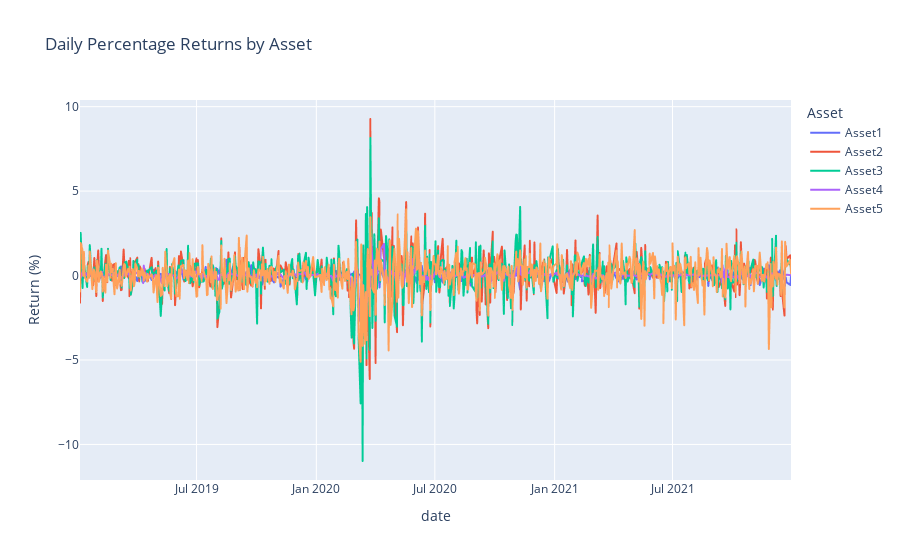

Write notebook code for a chart like this one.
### Code cell
returns_df_unpivot = pd.melt(
    returns_df, 
    id_vars=['date'],
    value_vars=[f'{asset}_return' for asset in assets_list],
    var_name='Asset',
    value_name='Return (%)'
)

returns_df_unpivot['Asset'] = returns_df_unpivot['Asset'].str.replace('_return', '')

fig = px.line(
    returns_df_unpivot,
    x='date',
    y='Return (%)',
    color='Asset',
    title='Daily Percentage Returns by Asset'
)

fig.show()

### Figure 1 — Plotly figure (JSON) as saved in the notebook; plotly's stock layout.template omitted (floating-point values rounded to 4 significant figures; data arrays with more than 128 entries replaced by an {"elided": "..."} marker saying what was removed)
{"data": [{"hovertemplate": "Asset=Asset1<br>date=%{x}<br>Return (%)=%{y}<extra></extra>", "legendgroup": "Asset1", "line": {"color": "#636efa", "dash": "solid"}, "marker": {"symbol": "circle"}, "mode": "lines", "name": "Asset1", "showlegend": true, "type": "scattergl", "x": {"elided": "729 str values"}, "xaxis": "x", "y": {"elided": "729 float values"}, "yaxis": "y"}, {"hovertemplate": "Asset=Asset2<br>date=%{x}<br>Return (%)=%{y}<extra></extra>", "legendgroup": "Asset2", "line": {"color": "#EF553B", "dash": "solid"}, "marker": {"symbol": "circle"}, "mode": "lines", "name": "Asset2", "showlegend": true, "type": "scattergl", "x": {"elided": "729 str values"}, "xaxis": "x", "y": {"elided": "729 float values"}, "yaxis": "y"}, {"hovertemplate": "Asset=Asset3<br>date=%{x}<br>Return (%)=%{y}<extra></extra>", "legendgroup": "Asset3", "line": {"color": "#00cc96", "dash": "solid"}, "marker": {"symbol": "circle"}, "mode": "lines", "name": "Asset3", "showlegend": true, "type": "scattergl", "x": {"elided": "729 str values"}, "xaxis": "x", "y": {"elided": "729 float values"}, "yaxis": "y"}, {"hovertemplate": "Asset=Asset4<br>date=%{x}<br>Return (%)=%{y}<extra></extra>", "legendgroup": "Asset4", "line": {"color": "#ab63fa", "dash": "solid"}, "marker": {"symbol": "circle"}, "mode": "lines", "name": "Asset4", "showlegend": true, "type": "scattergl", "x": {"elided": "729 str values"}, "xaxis": "x", "y": {"elided": "729 float values"}, "yaxis": "y"}, {"hovertemplate": "Asset=Asset5<br>date=%{x}<br>Return (%)=%{y}<extra></extra>", "legendgroup": "Asset5", "line": {"color": "#FFA15A", "dash": "solid"}, "marker": {"symbol": "circle"}, "mode": "lines", "name": "Asset5", "showlegend": true, "type": "scattergl", "x": {"elided": "729 str values"}, "xaxis": "x", "y": {"elided": "729 float values"}, "yaxis": "y"}], "layout": {"legend": {"title": {"text": "Asset"}, "tracegroupgap": 0}, "title": {"text": "Daily Percentage Returns by Asset"}, "xaxis": {"anchor": "y", "domain": [0, 1], "title": {"text": "date"}}, "yaxis": {"anchor": "x", "domain": [0, 1], "title": {"text": "Return (%)"}}}}
